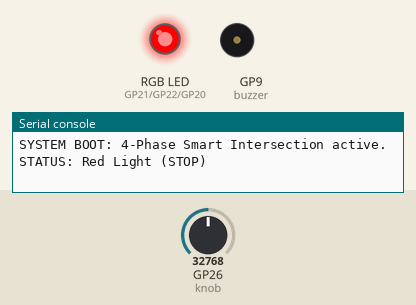
A program run on a simulated Raspberry Pi Pico running MicroPython. Shown: an RGB LED mixed from three pins (HIGH = lit), buzzer (waves = sounding), the last lines printed to the serial console. The inputs (shaded band) are chosen by the test bench; at power-on: GP26 (knob) = 32768 (analog values on the 0–65535 scale).

Above: at 1.2 s.
1.3 s: GP26 (knob) set to 57670
At 5.3 s:
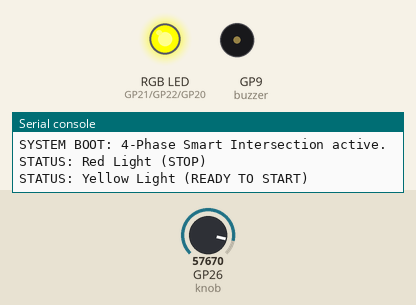
At 7.8 s:
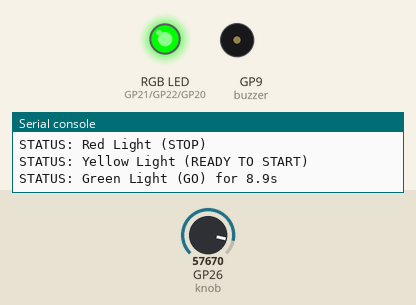
16.6 s: GP26 (knob) set to 42032
At 16.97 s:
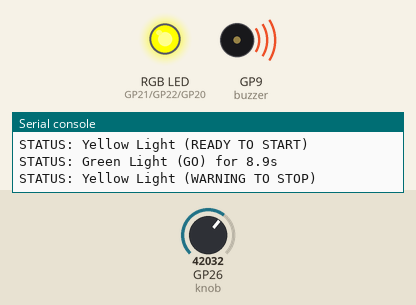
31.9 s: GP26 (knob) set to 41296
At 32.75 s:
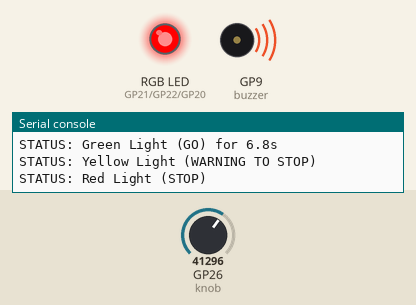
47.2 s: GP26 (knob) set to 45874
62.5 s: GP26 (knob) set to 39872
77.8 s: GP26 (knob) set to 38736
Timing chart, 0 to 94.1 s (numbered marks = the images above; inputs shaded):
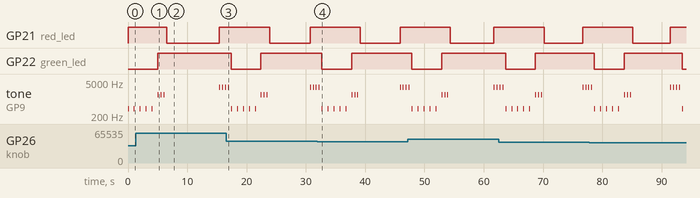

The program:

Traffic_light.py
```python
# ==========================================================
# FINAL PROJECT: THE INTELLIGENT TRAFFIC LIGHT (PRO MODE)
# Goal: Build a professional 4-phase intersection with
# distinct audio cues and dynamic timing.
#
# ENGINEERING INSIGHT:
# This project introduces "State Machines" and "Sensor
# Integration." By using a knob to control timing, we are
# simulating how engineers use sensors to adjust traffic
# flow in real-time. This is the foundation of building
# predictable, automated, and safe industrial systems.
# ==========================================================

from machine import Pin, PWM, ADC
from time import sleep

# ----------------------------------------------------------
# 1. HARDWARE INITIALIZATION
# ----------------------------------------------------------
red_led   = PWM(Pin(21), freq=1000)
green_led = PWM(Pin(22), freq=1000)
blue_led  = PWM(Pin(20), freq=1000)
knob = ADC(Pin(26))
buzzer = PWM(Pin(9))

gamma = 2.8

# ----------------------------------------------------------
# 2. CORE LOGIC FUNCTIONS
# ----------------------------------------------------------

def set_rgb_gamma(r_percent, g_percent, b_percent):
    """Sets the RGB color using 0-100 scale with Gamma Correction."""
    r_duty = int(((r_percent / 100) ** gamma) * 65535)
    g_duty = int(((g_percent / 100) ** gamma) * 65535)
    b_duty = int(((b_percent / 100) ** gamma) * 65535)

    red_led.duty_u16(r_duty)
    green_led.duty_u16(g_duty)
    blue_led.duty_u16(b_duty)

# ----------------------------------------------------------
# 3. THE MAIN CONTROLLER
# ----------------------------------------------------------
print("SYSTEM BOOT: 4-Phase Smart Intersection active.")

try:
    while True:
        # PHASE 1: RED (STOP) - 5 Seconds
        # --------------------------------------------------
        print("STATUS: Red Light (STOP)")
        set_rgb_gamma(100, 0, 0)
        for _ in range(5):
            buzzer.freq(400)    # Low freq "Safe" tone
            buzzer.duty_u16(8000)
            sleep(0.1)
            buzzer.duty_u16(0)
            sleep(0.9)

        # PHASE 2: YELLOW (READY TO START) - 1.5 Seconds
        # --------------------------------------------------
        # Red and Green together make Yellow.
        print("STATUS: Yellow Light (READY TO START)")
        set_rgb_gamma(100, 100, 0)
        for _ in range(3):
            buzzer.freq(1500)   # Quick pulse to catch attention
            buzzer.duty_u16(12000)
            sleep(0.1)
            buzzer.duty_u16(0)
            sleep(0.4)

        # PHASE 3: GREEN (GO) - Dynamic Time
        # --------------------------------------------------
        knob_val = knob.read_u16()
        green_timer = 1.0 + (knob_val / 65535) * 9.0
        print(f"STATUS: Green Light (GO) for {green_timer:.1f}s")
        set_rgb_gamma(0, 100, 0)

        # Audio removed as requested - silent travel phase.
        buzzer.duty_u16(0)
        sleep(green_timer)

        # PHASE 4: YELLOW (WARNING TO STOP) - 2 Seconds
        # --------------------------------------------------
        print("STATUS: Yellow Light (WARNING TO STOP)")
        set_rgb_gamma(100, 100, 0)
        for _ in range(4):
            buzzer.freq(3000)   # High freq "Urgent" pulses
            buzzer.duty_u16(15000)
            sleep(0.1)
            buzzer.duty_u16(0)
            sleep(0.4)

except KeyboardInterrupt:
    set_rgb_gamma(0, 0, 0)
    buzzer.duty_u16(0)
    print("\nSYSTEM SHUTDOWN: Intersection disengaged.")
```

Measured:
- the behaviour switches between 41312 and 41296 on GP26 (knob) (found by bisection; images 3 and 4)
- after the input at 1.3 s, GP22 (green_led): goes on until 5.0 s, then stays HIGH
- by itself, tone on GP9 (buzzer): plays 3000 Hz for 0.10 s, 400 Hz for 0.10 s, 400 Hz for 0.10 s, 400 Hz for 0.10 s, 400 Hz for 0.10 s, 400 Hz for 0.10 s … (14 notes in this stretch)
